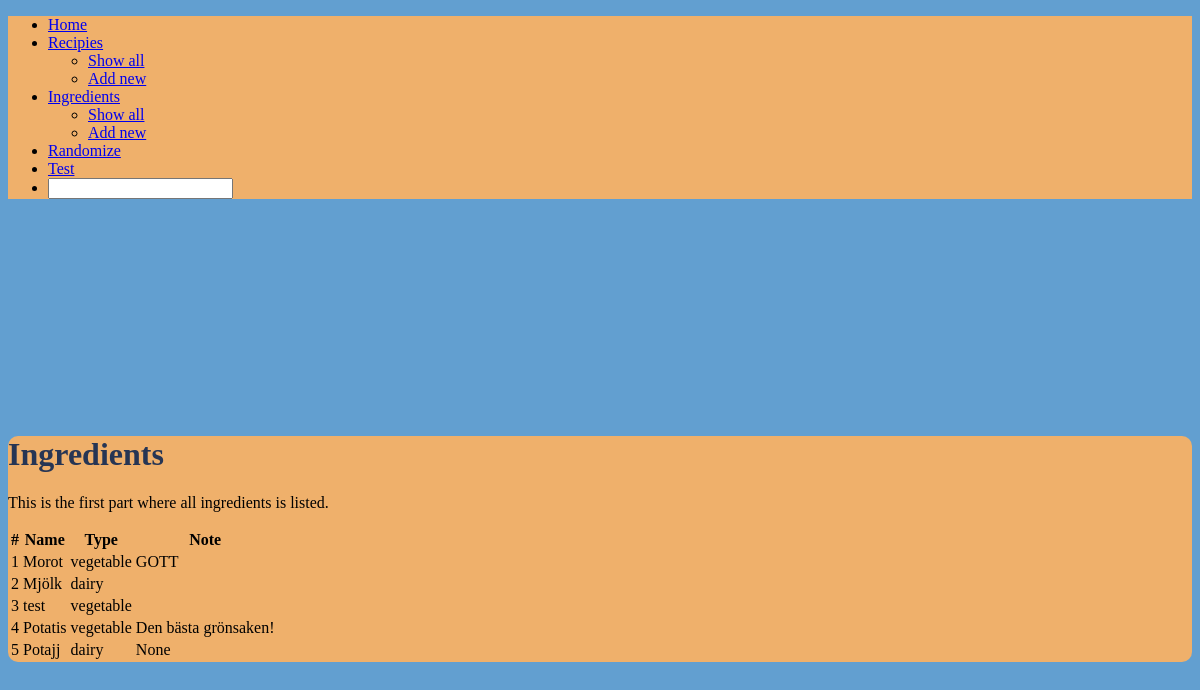
Page /ingredients/list on the committed database.
### tables this page shows
CREATE TABLE "ingredient" (
	"id"	INTEGER,
	"name"	VARCHAR(255),
	"type"	VARCHAR(255),
	"note"	TEXT,
	PRIMARY KEY("id" AUTOINCREMENT)
);

### app.py (the view)
@app.route('/ingredients/list')
def list_ingredients():
    return render_template(
        "list_ingredients.html",
        ingredients=db.get_ingredients_from_db()
    )

### database.py (called while the page is built)
def get_ingredients_from_db():
    with sqlite3.connect('cookbook.db') as conn:
        c = conn.cursor()
        ingredients_list = c.execute(
            "SELECT * FROM ingredient")
    labels = ["id", "name", "type", "note"]
    ingredients = [
        dict(zip(labels, data))
        for data
        in ingredients_list.fetchall()
    ]
    return ingredients

### templates/list_ingredients.html (shortened to what this page needs)
{% extends "base_layout.html" %}
{% block main %}
    <h1 class="text-color">Ingredients</h1>
    <p>
        This is the first part where all ingredients is listed.
    </p>
    <table class="table" data-role="table">
        <thead>
            <th>#</th>
            <th>Name</th>
            <th>Type</th>
            <th>Note</th>
        </thead>
        <tbody>
            {% for ingredient in ingredients %}
            <tr>
                <td>{{ ingredient["id"] }}</td>
                <td>{{ ingredient["name"] }}</td>
                <td>{{ ingredient["type"] }}</td>
                <td>{{ ingredient["note"] }}</td>
            </tr>
            {% endfor %}
        </tbody>
    </table>
{% endblock %}

### templates/base_layout.html (shortened to what this page needs)
<!DOCTYPE html>
<html lang="en">
    <head>
        <link rel="stylesheet" href="https://cdn.metroui.org.ua/v4/css/metro-all.min.css">
        <link rel="stylesheet" href={{ url_for('static', filename='css/styles.css') }}>
    </head>
    <body class="carolina-blue">
        <ul class="h-menu middle-yellow-red">
            <li><a href="/">Home</a></li>
            <li><a href="#" class="dropdown-toggle">Recipies</a>
                <ul class="d-menu" data-role="dropdown">
                    <li><a href="/recipies/list">Show all</a></li>
                    <li><a href="/recipes/add">Add new</a></li>
                </ul>
            </li>
            <li><a href="#" class="dropdown-toggle">Ingredients</a>
                <ul class="d-menu" data-role="dropdown">
                    <li><a href="/ingredients/list">Show all</a></li>
                    <li><a href="/ingredients/add">Add new</a></li>
                </ul>
            </li>
            <li><a href="/random">Randomize</a></li>
            <li><a href="/test">Test</a></li>
            <li>
                <form>
                    <input type="text" data-role="input" data-search-button="true">
                </form>
            </li>
        </ul>
        <div>
            <div class="container main">
                {% block main %}{% endblock %}
            </div>
        </div>
    </body>
</html>

### static/css/styles.css (style rules this page uses)
.main { margin-top: 20%; background-color: #EFB06B; border-radius: 10px; }
.middle-yellow-red { background-color: #EFB06B; }
.carolina-blue { background-color: #629FD0 }
.text-color { color: #263554; }

### rows in the picture
ingredient: id "1", name "Morot", type "vegetable", note "GOTT"
ingredient: id "2", name "Mjölk", type "dairy"
ingredient: id "3", name "test", type "vegetable"
ingredient: id "4", name "Potatis", type "vegetable", note "Den bästa grönsaken!"
ingredient: id "5", name "Potajj", type "dairy", note "None"
